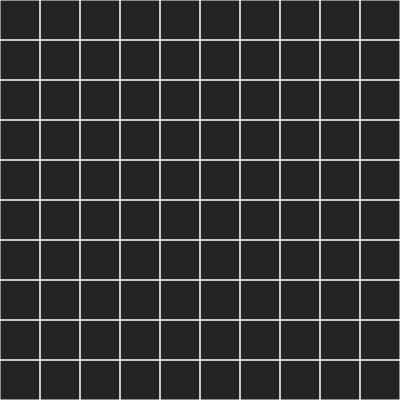
Frame 1 (no input)
Frame 60 (no input): identical to frame 1, image omitted
Frame 120 (the mouse pressed at the canvas centre since frame 60): identical to frame 1, image omitted

The p5.js sketch that drew this single still picture (run headless with seeded random() and noise() and a simulated clock; from frame 60 on, the mouse is pressed at the canvas centre):

// p5.js sketch
// ── sketch.js
const cellSize = 40;
const cols = 10;
const rows = 10;
const width = cols * cellSize;
const height = rows * cellSize;

const cells = new Array(rows);

function setup() {
    createCanvas(width, height);

    for (let y = 0; y < rows; y++) {
        cells[y] = new Array(cols);
        for (let x = 0; x < cols; x++) {
            cells[y][x] = new Cell(x, y, cellSize);
        }
    }
}

function draw() {
    background(35);

    cells.forEach(row => row.forEach(cell => cell.show()));
}

// ── cell.js
class Cell {
    x = 0;
    y = 0;
    size = 0;
    active = false;
    selected = false;
    visited = false;

    walls = {
        top: true,
        right: true,
        bottom: true,
        left: true
    };

    constructor(x, y, size) {
        this.x = x;
        this.y = y;
        this.size = size;
    }

    show() {
        noFill();
        stroke(255);

        const left = this.x * this.size;
        const top = this.y * this.size;
        const right = left + this.size;
        const bottom = top + this.size;

        if (this.walls.top) line(left, top, right, top);
        if (this.walls.right) line(right, top, right, bottom);
        if (this.walls.bottom) line(right, bottom, left, bottom);
        if (this.walls.left) line(left, bottom, left, top);

        if (this.active || this.visited) {
            if (this.active) {
                fill(255, 45, 45, 100);
            } else {
                fill(255, 255, 255, 100);
            }

            noStroke();
            rect(left, top, this.size, this.size);
        }

        if (this.selected) {
            noStroke();
            fill(0, 255, 0, 200);
            rect(left, top, this.size, this.size);
        }
    }
}
